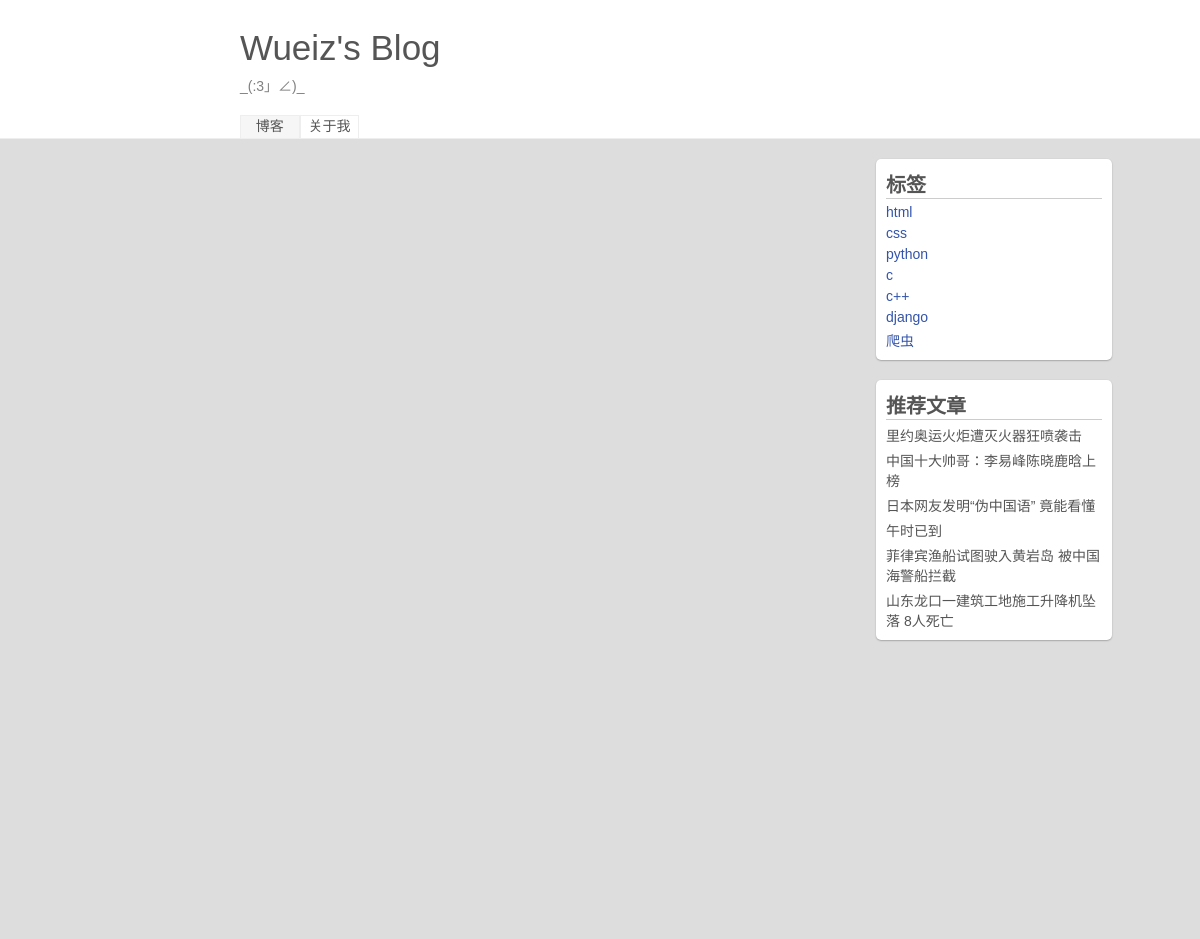
The page /tag/1 on the database its author committed.
### myblog/models.py (models this page shows, shortened)
class tag(models.Model):
    name = models.CharField('标签名',max_length=10)
    class Meta:
        verbose_name = '标签'
        verbose_name_plural = verbose_name

class article(models.Model):
    title = models.CharField('标题',max_length=200)
    content = models.TextField('内容',max_length=1000)
    date = models.DateField('日期')
    author = models.ManyToManyField('author')
    tag = models.ManyToManyField('tag')
    recommond = models.BooleanField('推荐',default=False)
    class Meta:
        verbose_name = '文章'
        verbose_name_plural = verbose_name
        ordering = ['-date']

### myblog/views.py (the view)
# urls.py: url(r'^tag/(?P<t_id>\d+)',get_tag,name='tag')
def get_tag(requests,t_id):
    art_list = article.objects.filter(tag__id=t_id)
    tag_list = tag.objects.all()
    recommond_list = article.objects.filter(recommond=True)
    return render(requests, 'blog.html', {
        'art_list': art_list, 'tag_list': tag_list, 'recommond_list': recommond_list, 'next': False, 'pre': False
        })

### myblog/templates/blog.html (shortened to what this page needs)
<html>
<head>
</head>
{% load staticfiles %}
<link rel="stylesheet" type="text/css" href="{% static "css/style.css" %}">
<link rel="stylesheet" type="text/css" href="{% static "css/reset.css" %}">
<body>
	<header class='blog_header'>
		<div class='top_fixed'>
			<p class="blog_name">Wueiz's Blog</p>
			<p class="blog_info">_(:3」∠)_</p>
			<a href="{% url 'index' %}" class='top_button choice' title='我的博客'>博客</a><a href="#" class='top_button ' title='关于我'>关于我</a>
		</div>
	</header>
	<main class='blog_main'>
		<div class="right_main">
			<div class="pigeonhole right_card">
				<div class="pig_info">标签</div>
				<ul>
                    {% for tag in tag_list %}
					<li class='pig_item'><a href='/tag/{{ tag.id }}'>{{ tag.name }}</a></li>
					{% endfor %}
				</ul>
			</div>
			<div class="recommond right_card">
				<div class="re_info">推荐文章</div>
				<ul>
                    {% for recommond in recommond_list %}
					<li class='re_item'><a href='/article/{{ recommond.id }}'>{{ recommond.title }}</a></li>
					{% endfor %}
				</ul>
			</div>
		</div>
	</main>
</body>
</html>

### myblog/static/css/style.css (style rules this page uses)
html,body { width: 100%; height: 100%; }
.blog_header { height: 138px; width: 100%; border-bottom: 1px solid #eee; }
.top_fixed { width: 80%; margin-left:20%; height: 110px; padding-top: 28px; }
.blog_name { font-size: 2.5em; font-weight: blod; margin-bottom: 7px; }
.blog_info { color:gray; margin-bottom: 20px; }
.top_button { display: inline-block; height: 20%; line-height: 1.5; width: 6%; text-align: center; margin: 0; border:1px solid #eee; text-decoration: none; }
.choice { background-color: #F6F6F6; }
.blog_main { background-color: #ddd; width: 100%; height: 100%; }
.right_main { float: right; width: 20%; margin-right: 7%; }
.right_card { width:90%; padding: 10px; margin-top: 20px; background-color: #fff ; border-radius: 5px; box-shadow: 0 .05rem .1rem rgba(0,0,0,.3); }
.pig_item,.re_item { display: block; margin-top: 5px; }
.pig_item > a { color:#3354aa; }
.pig_info , .re_info { font-size: 20px; font-weight: 700; border-bottom: 1px solid #ccc; }

### rows shown on the page
tag: name "html"
tag: name "css"
tag: name "python"
tag: name "c"
tag: name "c++"
tag: name "django"
tag: name "爬虫"
article: title "里约奥运火炬遭灭火器狂喷袭击"
article: title "中国十大帅哥：李易峰陈晓鹿晗上榜"
article: title "日本网友发明“伪中国语” 竟能看懂"
article: title "午时已到"
article: title "菲律宾渔船试图驶入黄岩岛 被中国海警船拦截"
article: title "山东龙口一建筑工地施工升降机坠落 8人死亡"
